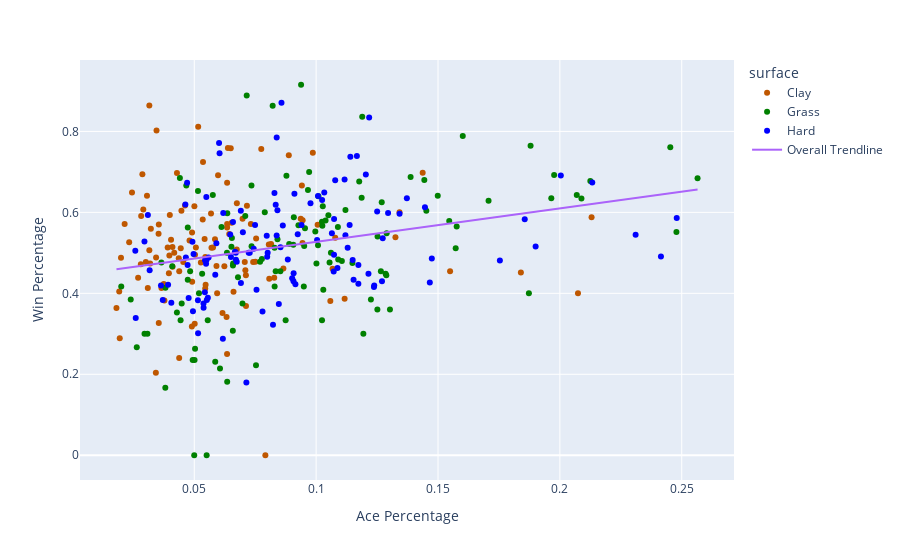

Notebook cell for this chart:
### Markdown cell above
## Does hitting more aces lead to more wins?

### Code cell
pxdata = player_surface[player_surface['total_matches'] >= 150]

color_map = {
    "Clay": "#BF5700",   
    "Grass": "green",  
    "Hard": "blue"     
}

fig = px.scatter(pxdata, x = 'ace_pct', y = 'win_pct', hover_data = 'player_name', color = 'surface', color_discrete_map = color_map, trendline = 'ols', trendline_scope = 'overall', labels = {
    'ace_pct' : 'Ace Percentage',
    'win_pct' : 'Win Percentage'
})

fig.show()

### Figure 1 — Plotly figure (JSON) as saved in the notebook; plotly's stock layout.template omitted (floating-point values rounded to 4 significant figures; data arrays with more than 128 entries replaced by an {"elided": "..."} marker saying what was removed)
{"data": [{"customdata": [["Adrian Mannarino"], ["Albert Ramos"], ["Alejandro Davidovich Fokina"], ["Alex De Minaur"], ["Alexander Bublik"], ["Alexander Zverev"], ["Alexei Popyrin"], ["Aljaz Bedene"], ["Andreas Seppi"], ["Andrey Rublev"], ["Andy Murray"], ["Aslan Karatsev"], ["Benoit Paire"], ["Bernard Tomic"], ["Borna Coric"], ["Botic Van De Zandschulp"], ["Brandon Nakashima"], ["Cameron Norrie"], ["Carlos Alcaraz"], ["Casper Ruud"], ["Cristian Garin"], ["Damir Dzumhur"], ["Daniel Evans"], ["Daniil Medvedev"], ["David Ferrer"], ["David Goffin"], ["Denis Shapovalov"], ["Diego Schwartzman"], ["Dominic Thiem"], ["Dusan Lajovic"], ["Emil Ruusuvuori"], ["Fabio Fognini"], ["Federico Delbonis"], ["Feliciano Lopez"], ["Felix Auger Aliassime"], ["Fernando Verdasco"], ["Filip Krajinovic"], ["Frances Tiafoe"], ["Francisco Cerundolo"], ["Gael Monfils"], ["Gilles Muller"], ["Gilles Simon"], ["Grigor Dimitrov"], ["Guido Pella"], ["Guillermo Garcia Lopez"], ["Holger Rune"], ["Hubert Hurkacz"], ["Ilya Ivashka"], ["Ivo Karlovic"], ["Jack Sock"], ["Jan Lennard Struff"], ["Jannik Sinner"], ["Jaume Munar"], ["Jeremy Chardy"], ["Jiri Vesely"], ["Jo-Wilfried Tsonga"], ["Joao Sousa"], ["John Isner"], ["John Millman"], ["Jordan Thompson"], ["Juan Martin del Potro"], ["Karen Khachanov"], ["Kei Nishikori"], ["Kevin Anderson"], ["Kyle Edmund"], ["Laslo Djere"], ["Leonardo Mayer"], ["Lorenzo Musetti"], ["Lorenzo Sonego"], ["Lucas Pouille"], ["Mackenzie Mcdonald"], ["Malek Jaziri"], ["Marco Cecchinato"], ["Marcos Giron"], ["Marin Cilic"], ["Marton Fucsovics"], ["Matteo Berrettini"], ["Mikhail Kukushkin"], ["Milos Raonic"], ["Miomir Kecmanovic"], ["Mischa Zverev"], ["Nick Kyrgios"], ["Nicolas Jarry"], ["Nikoloz Basilashvili"], ["Novak Djokovic"], ["Pablo Carreno Busta"], ["Pablo Cuevas"], ["Paolo Lorenzi"], ["Pedro Martinez"], ["Peter Gojowczyk"], ["Philipp Kohlschreiber"], ["Pierre Hugues Herbert"], ["Radu Albot"], ["Rafael Nadal"], ["Reilly Opelka"], ["Richard Gasquet"], ["Roberto Bautista Agut"], ["Roberto Carballes Baena"], ["Robin Haase"], ["Roger Federer"], ["Sam Querrey"], ["Sebastian Baez"], ["Sebastian Korda"], ["Stan Wawrinka"], ["Stefanos Tsitsipas"], ["Steve Johnson"], ["Tallon Griekspoor"], ["Taro Daniel"], ["Taylor Fritz"], ["Thiago Monteiro"], ["Tomas Berdych"], ["Tommy Paul"], ["Ugo Humbert"], ["Vasek Pospisil"], ["Viktor Troicki"], ["Yoshihito Nishioka"]], "hovertemplate": "surface=Clay<br>Ace Percentage=%{x}<br>Win Percentage=%{y}<br>player_name=%{customdata[0]}<extra></extra>", "legendgroup": "Clay", "marker": {"color": "#BF5700", "symbol": "circle"}, "mode": "markers", "name": "Clay", "orientation": "v", "showlegend": true, "type": "scatter", "x": [0.03423, 0.03535, 0.02329, 0.02807, 0.1117, 0.08878, 0.08657, 0.08151, 0.04901, 0.06347, 0.06496, 0.04445, 0.0828, 0.06345, 0.06433, 0.04363, 0.07118, 0.05005, 0.03451, 0.05358, 0.0462, 0.02695, 0.03544, 0.05423, 0.03059, 0.05346, 0.06743, 0.02143, 0.05976, 0.03908, 0.03775, 0.03218, 0.04046, 0.1067, 0.08058, 0.04805, 0.04108, 0.07415, 0.02821, 0.05706, 0.1058, 0.03188, 0.06348, 0.05066, 0.04178, 0.03996, 0.1078, 0.05449, 0.2074, 0.0585, 0.09441, 0.04289, 0.03433, 0.06235, 0.07506, 0.07321, 0.03958, 0.213, 0.03652, 0.06325, 0.09414, 0.06536, 0.02871, 0.1325, 0.05453, 0.05687, 0.07072, 0.02908, 0.05031, 0.05271, 0.0438, 0.03093, 0.04548, 0.05465, 0.09446, 0.03979, 0.09863, 0.01942, 0.1437, 0.04104, 0.06159, 0.1342, 0.09367, 0.03012, 0.0516, 0.04472, 0.06982, 0.04914, 0.01993, 0.07121, 0.06348, 0.08075, 0.01807, 0.03156, 0.184, 0.04909, 0.03545, 0.03156, 0.0661, 0.07749, 0.155, 0.02445, 0.05769, 0.0716, 0.0638, 0.07537, 0.05938, 0.03748, 0.1006, 0.0591, 0.06747, 0.04382, 0.05017, 0.07916, 0.07096, 0.0192], "xaxis": "x", "y": [0.2037, 0.5469, 0.5263, 0.4717, 0.3864, 0.7412, 0.4615, 0.5217, 0.3182, 0.6729, 0.7586, 0.5116, 0.4386, 0.25, 0.5464, 0.4865, 0.4444, 0.6154, 0.8025, 0.7247, 0.6167, 0.4386, 0.3265, 0.5345, 0.641, 0.5826, 0.5082, 0.5714, 0.6919, 0.5135, 0.3824, 0.5598, 0.5325, 0.4605, 0.5205, 0.5304, 0.4655, 0.4776, 0.5909, 0.5125, 0.381, 0.4737, 0.5714, 0.5133, 0.5, 0.5938, 0.537, 0.4118, 0.4, 0.5333, 0.5246, 0.697, 0.4884, 0.4667, 0.4778, 0.5714, 0.4496, 0.5882, 0.413, 0.3415, 0.6667, 0.5741, 0.6939, 0.5385, 0.4898, 0.5973, 0.4773, 0.6071, 0.495, 0.4762, 0.24, 0.413, 0.4776, 0.4211, 0.5802, 0.4933, 0.747, 0.2889, 0.6977, 0.5143, 0.3514, 0.6, 0.5842, 0.4773, 0.8117, 0.6038, 0.5844, 0.4286, 0.4881, 0.3684, 0.5625, 0.4359, 0.3636, 0.8641, 0.4516, 0.5505, 0.5703, 0.5063, 0.4038, 0.7568, 0.4545, 0.6489, 0.5135, 0.6162, 0.7591, 0.5357, 0.4, 0.4231, 0.5696, 0.4672, 0.6222, 0.4545, 0.325, 0.0, 0.4571, 0.4048], "yaxis": "y"}, {"customdata": [["Adrian Mannarino"], ["Albert Ramos"], ["Alejandro Davidovich Fokina"], ["Alex De Minaur"], ["Alexander Bublik"], ["Alexander Zverev"], ["Alexei Popyrin"], ["Aljaz Bedene"], ["Andreas Seppi"], ["Andrey Rublev"], ["Andy Murray"], ["Aslan Karatsev"], ["Benoit Paire"], ["Bernard Tomic"], ["Borna Coric"], ["Botic Van De Zandschulp"], ["Brandon Nakashima"], ["Cameron Norrie"], ["Carlos Alcaraz"], ["Casper Ruud"], ["Cristian Garin"], ["Damir Dzumhur"], ["Daniel Evans"], ["Daniil Medvedev"], ["David Ferrer"], ["David Goffin"], ["Denis Shapovalov"], ["Diego Schwartzman"], ["Dominic Thiem"], ["Dusan Lajovic"], ["Emil Ruusuvuori"], ["Fabio Fognini"], ["Federico Delbonis"], ["Feliciano Lopez"], ["Felix Auger Aliassime"], ["Fernando Verdasco"], ["Filip Krajinovic"], ["Frances Tiafoe"], ["Francisco Cerundolo"], ["Gael Monfils"], ["Gilles Muller"], ["Gilles Simon"], ["Grigor Dimitrov"], ["Guido Pella"], ["Guillermo Garcia Lopez"], ["Holger Rune"], ["Hubert Hurkacz"], ["Ilya Ivashka"], ["Ivo Karlovic"], ["Jack Sock"], ["Jan Lennard Struff"], ["Jannik Sinner"], ["Jaume Munar"], ["Jeremy Chardy"], ["Jiri Vesely"], ["Jo-Wilfried Tsonga"], ["Joao Sousa"], ["John Isner"], ["John Millman"], ["Jordan Thompson"], ["Juan Martin del Potro"], ["Karen Khachanov"], ["Kei Nishikori"], ["Kevin Anderson"], ["Kyle Edmund"], ["Laslo Djere"], ["Leonardo Mayer"], ["Lorenzo Musetti"], ["Lorenzo Sonego"], ["Lucas Pouille"], ["Mackenzie Mcdonald"], ["Malek Jaziri"], ["Marco Cecchinato"], ["Marcos Giron"], ["Marin Cilic"], ["Marton Fucsovics"], ["Matteo Berrettini"], ["Mikhail Kukushkin"], ["Milos Raonic"], ["Miomir Kecmanovic"], ["Mischa Zverev"], ["Nick Kyrgios"], ["Nicolas Jarry"], ["Nikoloz Basilashvili"], ["Novak Djokovic"], ["Pablo Carreno Busta"], ["Pablo Cuevas"], ["Paolo Lorenzi"], ["Pedro Martinez"], ["Peter Gojowczyk"], ["Philipp Kohlschreiber"], ["Pierre Hugues Herbert"], ["Radu Albot"], ["Rafael Nadal"], ["Reilly Opelka"], ["Richard Gasquet"], ["Roberto Bautista Agut"], ["Roberto Carballes Baena"], ["Robin Haase"], ["Roger Federer"], ["Sam Querrey"], ["Sebastian Baez"], ["Sebastian Korda"], ["Stan Wawrinka"], ["Stefanos Tsitsipas"], ["Steve Johnson"], ["Tallon Griekspoor"], ["Taro Daniel"], ["Taylor Fritz"], ["Thiago Monteiro"], ["Tomas Berdych"], ["Tommy Paul"], ["Ugo Humbert"], ["Vasek Pospisil"], ["Viktor Troicki"], ["Yoshihito Nishioka"]], "hovertemplate": "surface=Grass<br>Ace Percentage=%{x}<br>Win Percentage=%{y}<br>player_name=%{customdata[0]}<extra></extra>", "legendgroup": "Grass", "marker": {"color": "green", "symbol": "circle"}, "mode": "markers", "name": "Grass", "orientation": "v", "showlegend": true, "type": "scatter", "x": [0.06355, 0.04935, 0.04483, 0.05151, 0.1965, 0.1444, 0.1194, 0.1225, 0.08294, 0.09664, 0.08781, 0.05552, 0.1091, 0.1026, 0.1055, 0.1001, 0.09064, 0.06543, 0.07151, 0.08297, 0.06594, 0.04733, 0.05323, 0.1177, 0.02393, 0.07892, 0.1149, 0.02004, 0.1061, 0.05032, 0.07699, 0.07092, 0.04998, 0.1577, 0.1707, 0.1251, 0.06341, 0.09541, 0.04096, 0.1289, 0.1976, 0.0483, 0.1252, 0.06793, 0.05192, 0.09085, 0.1499, 0.08894, 0.2478, 0.08414, 0.1573, 0.09713, 0.06055, 0.1285, 0.1269, 0.1546, 0.06582, 0.2565, 0.03816, 0.0951, 0.1388, 0.1027, 0.04672, 0.2125, 0.08339, 0.08748, 0.06978, 0.0576, 0.09965, 0.112, 0.06524, 0.05859, 0.0635, 0.0735, 0.188, 0.07773, 0.1602, 0.0365, 0.2453, 0.06587, 0.1024, 0.2088, 0.1288, 0.04732, 0.09382, 0.04287, 0.1266, 0.03812, 0.03078, 0.08532, 0.1008, 0.1106, 0.04438, 0.08216, 0.1873, 0.06117, 0.04409, 0.05012, 0.09494, 0.1189, 0.2069, 0.02958, 0.101, 0.1029, 0.1089, 0.1039, 0.105, 0.05508, 0.1452, 0.07532, 0.1187, 0.07346, 0.09274, 0.1303, 0.1024, 0.02641], "xaxis": "x", "y": [0.5977, 0.2353, 0.375, 0.6531, 0.6346, 0.68, 0.3, 0.3846, 0.5128, 0.6552, 0.6905, 0.3333, 0.4839, 0.5667, 0.4762, 0.4737, 0.52, 0.5366, 0.8889, 0.4167, 0.4737, 0.5625, 0.4483, 0.6765, 0.3846, 0.6, 0.475, 0.4167, 0.5, 0.2632, 0.4783, 0.5909, 0.0, 0.5652, 0.6286, 0.36, 0.5, 0.561, 0.4667, 0.5484, 0.6923, 0.4545, 0.5405, 0.44, 0.4, 0.5882, 0.641, 0.5217, 0.5517, 0.5333, 0.5111, 0.7, 0.2143, 0.4483, 0.625, 0.5789, 0.3077, 0.6842, 0.4138, 0.5167, 0.6875, 0.6154, 0.6667, 0.6774, 0.4545, 0.3333, 0.375, 0.6429, 0.5526, 0.6061, 0.5152, 0.2308, 0.1818, 0.5161, 0.7647, 0.4848, 0.7885, 0.4762, 0.7609, 0.4688, 0.5769, 0.6341, 0.4444, 0.4333, 0.9153, 0.3529, 0.4545, 0.1667, 0.3, 0.4545, 0.5185, 0.48, 0.3333, 0.8636, 0.4, 0.5641, 0.6852, 0.2353, 0.4167, 0.8361, 0.6429, 0.3, 0.64, 0.4091, 0.5641, 0.58, 0.5926, 0.0, 0.6038, 0.2222, 0.6364, 0.6667, 0.5682, 0.36, 0.3333, 0.2667], "yaxis": "y"}, {"customdata": [["Adrian Mannarino"], ["Albert Ramos"], ["Alejandro Davidovich Fokina"], ["Alex De Minaur"], ["Alexander Bublik"], ["Alexander Zverev"], ["Alexei Popyrin"], ["Aljaz Bedene"], ["Andreas Seppi"], ["Andrey Rublev"], ["Andy Murray"], ["Aslan Karatsev"], ["Benoit Paire"], ["Bernard Tomic"], ["Borna Coric"], ["Botic Van De Zandschulp"], ["Brandon Nakashima"], ["Cameron Norrie"], ["Carlos Alcaraz"], ["Casper Ruud"], ["Cristian Garin"], ["Damir Dzumhur"], ["Daniel Evans"], ["Daniil Medvedev"], ["David Ferrer"], ["David Goffin"], ["Denis Shapovalov"], ["Diego Schwartzman"], ["Dominic Thiem"], ["Dusan Lajovic"], ["Emil Ruusuvuori"], ["Fabio Fognini"], ["Federico Delbonis"], ["Feliciano Lopez"], ["Felix Auger Aliassime"], ["Fernando Verdasco"], ["Filip Krajinovic"], ["Frances Tiafoe"], ["Francisco Cerundolo"], ["Gael Monfils"], ["Gilles Muller"], ["Gilles Simon"], ["Grigor Dimitrov"], ["Guido Pella"], ["Guillermo Garcia Lopez"], ["Holger Rune"], ["Hubert Hurkacz"], ["Ilya Ivashka"], ["Ivo Karlovic"], ["Jack Sock"], ["Jan Lennard Struff"], ["Jannik Sinner"], ["Jaume Munar"], ["Jeremy Chardy"], ["Jiri Vesely"], ["Jo-Wilfried Tsonga"], ["Joao Sousa"], ["John Isner"], ["John Millman"], ["Jordan Thompson"], ["Juan Martin del Potro"], ["Karen Khachanov"], ["Kei Nishikori"], ["Kevin Anderson"], ["Kyle Edmund"], ["Laslo Djere"], ["Leonardo Mayer"], ["Lorenzo Musetti"], ["Lorenzo Sonego"], ["Lucas Pouille"], ["Mackenzie Mcdonald"], ["Malek Jaziri"], ["Marco Cecchinato"], ["Marcos Giron"], ["Marin Cilic"], ["Marton Fucsovics"], ["Matteo Berrettini"], ["Mikhail Kukushkin"], ["Milos Raonic"], ["Miomir Kecmanovic"], ["Mischa Zverev"], ["Nick Kyrgios"], ["Nicolas Jarry"], ["Nikoloz Basilashvili"], ["Novak Djokovic"], ["Pablo Carreno Busta"], ["Pablo Cuevas"], ["Paolo Lorenzi"], ["Pedro Martinez"], ["Peter Gojowczyk"], ["Philipp Kohlschreiber"], ["Pierre Hugues Herbert"], ["Radu Albot"], ["Rafael Nadal"], ["Reilly Opelka"], ["Richard Gasquet"], ["Roberto Bautista Agut"], ["Roberto Carballes Baena"], ["Robin Haase"], ["Roger Federer"], ["Sam Querrey"], ["Sebastian Baez"], ["Sebastian Korda"], ["Stan Wawrinka"], ["Stefanos Tsitsipas"], ["Steve Johnson"], ["Tallon Griekspoor"], ["Taro Daniel"], ["Taylor Fritz"], ["Thiago Monteiro"], ["Tomas Berdych"], ["Tommy Paul"], ["Ugo Humbert"], ["Vasek Pospisil"], ["Viktor Troicki"], ["Yoshihito Nishioka"]], "hovertemplate": "surface=Hard<br>Ace Percentage=%{x}<br>Win Percentage=%{y}<br>player_name=%{customdata[0]}<extra></extra>", "legendgroup": "Hard", "marker": {"color": "blue", "symbol": "circle"}, "mode": "markers", "name": "Hard", "orientation": "v", "showlegend": true, "type": "scatter", "x": [0.06668, 0.04946, 0.04655, 0.05494, 0.1475, 0.1204, 0.1173, 0.127, 0.07234, 0.1033, 0.08289, 0.07275, 0.1173, 0.112, 0.0838, 0.08011, 0.1065, 0.06588, 0.06038, 0.07972, 0.05513, 0.03169, 0.05907, 0.114, 0.03096, 0.07494, 0.1137, 0.02956, 0.08412, 0.04769, 0.06475, 0.0497, 0.05156, 0.1466, 0.1295, 0.07991, 0.06505, 0.09244, 0.04727, 0.1117, 0.19, 0.04925, 0.09109, 0.06914, 0.05149, 0.08341, 0.1446, 0.07437, 0.2415, 0.08632, 0.1215, 0.08381, 0.06172, 0.115, 0.1238, 0.1372, 0.05434, 0.2479, 0.05441, 0.08838, 0.1167, 0.1074, 0.04706, 0.1856, 0.08537, 0.0847, 0.09017, 0.05483, 0.09071, 0.1004, 0.06741, 0.05379, 0.07137, 0.0671, 0.1342, 0.055, 0.1273, 0.03634, 0.2133, 0.05586, 0.07553, 0.2004, 0.1237, 0.05861, 0.08578, 0.06188, 0.07799, 0.05557, 0.03707, 0.09075, 0.06703, 0.1072, 0.03925, 0.06017, 0.2311, 0.06994, 0.04634, 0.04058, 0.09149, 0.1218, 0.1754, 0.02598, 0.09768, 0.1025, 0.1007, 0.1087, 0.1073, 0.05382, 0.125, 0.08229, 0.1078, 0.0691, 0.094, 0.1154, 0.1129, 0.0258], "xaxis": "x", "y": [0.503, 0.3557, 0.4885, 0.6381, 0.4862, 0.6936, 0.4701, 0.4301, 0.5, 0.6493, 0.6476, 0.5, 0.4235, 0.5435, 0.5431, 0.5, 0.5484, 0.5762, 0.7463, 0.5422, 0.3836, 0.457, 0.5236, 0.7375, 0.5934, 0.5688, 0.5685, 0.528, 0.6053, 0.3882, 0.5455, 0.4972, 0.3014, 0.4265, 0.5982, 0.4903, 0.4897, 0.5461, 0.4697, 0.6809, 0.5158, 0.5275, 0.646, 0.4255, 0.3827, 0.619, 0.6128, 0.51, 0.4911, 0.5674, 0.4486, 0.7848, 0.2877, 0.4823, 0.419, 0.6349, 0.4027, 0.5861, 0.4817, 0.4839, 0.7391, 0.5833, 0.6735, 0.5829, 0.5137, 0.3738, 0.4375, 0.4732, 0.4296, 0.5319, 0.4783, 0.375, 0.18, 0.483, 0.5966, 0.4826, 0.5362, 0.4191, 0.6738, 0.4885, 0.4086, 0.691, 0.4156, 0.4457, 0.871, 0.5983, 0.3553, 0.3889, 0.3833, 0.4495, 0.5, 0.4538, 0.4214, 0.7716, 0.5448, 0.5507, 0.6194, 0.3766, 0.4224, 0.8344, 0.481, 0.339, 0.6222, 0.6306, 0.6403, 0.4628, 0.495, 0.3644, 0.6019, 0.3226, 0.6794, 0.604, 0.5689, 0.4333, 0.5124, 0.5049], "yaxis": "y"}, {"hovertemplate": "<b>OLS trendline</b><br>win_pct = 0.826485 * ace_pct + 0.44433<br>R<sup>2</sup>=0.074338<br><br>Ace Percentage=%{x}<br>Win Percentage=%{y} <b>(trend)</b><extra></extra>", "legendgroup": "Overall Trendline", "line": {"color": "#ab63fa"}, "mode": "lines", "name": "Overall Trendline", "showlegend": true, "type": "scatter", "x": {"elided": "348 float values"}, "xaxis": "x", "y": {"elided": "348 float values"}, "yaxis": "y"}], "layout": {"legend": {"title": {"text": "surface"}, "tracegroupgap": 0}, "margin": {"t": 60}, "xaxis": {"anchor": "y", "domain": [0, 1], "title": {"text": "Ace Percentage"}}, "yaxis": {"anchor": "x", "domain": [0, 1], "title": {"text": "Win Percentage"}}}}
